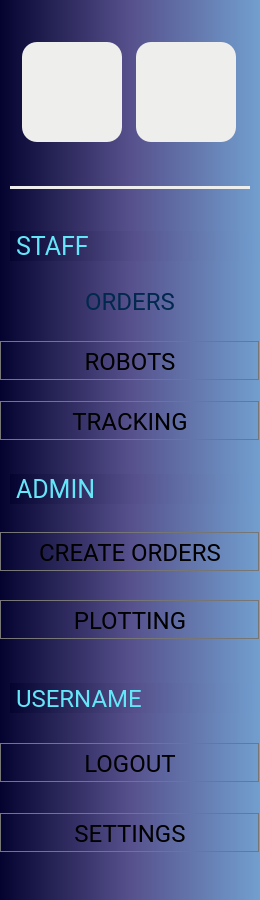
      <widget class="QWidget" name="Dashboard_main">
       <property name="sizePolicy">
        <sizepolicy hsizetype="Preferred" vsizetype="Preferred">
         <horstretch>0</horstretch>
         <verstretch>0</verstretch>
        </sizepolicy>
       </property>
       <property name="minimumSize">
        <size>
         <width>240</width>
         <height>900</height>
        </size>
       </property>
       <property name="maximumSize">
        <size>
         <width>16777215</width>
         <height>1080</height>
        </size>
       </property>
       <property name="font">
        <font>
         <family>Roboto</family>
        </font>
       </property>
       <property name="styleSheet">
        <string notr="true">QWidget {
background-color: qlineargradient(spread: pad, x1:0, y1:0, x2:1, y2:0, stop:0 rgb(4, 3, 47), stop:0.5 rgb(86, 80, 140), stop:1 rgb(114, 159, 207))
}</string>
       </property>
       <layout class="QVBoxLayout" name="verticalLayout" stretch="0,0">
        <property name="spacing">
         <number>0</number>
        </property>
        <property name="leftMargin">
         <number>0</number>
        </property>
        <property name="topMargin">
         <number>0</number>
        </property>
        <property name="rightMargin">
         <number>0</number>
        </property>
        <property name="bottomMargin">
         <number>0</number>
        </property>
        <item>
         <widget class="QFrame" name="Main_Logo">
          <property name="minimumSize">
           <size>
            <width>260</width>
            <height>150</height>
           </size>
          </property>
          <property name="maximumSize">
           <size>
            <width>260</width>
            <height>120</height>
           </size>
          </property>
          <property name="styleSheet">
           <string notr="true"/>
          </property>
          <property name="frameShape">
           <enum>QFrame::NoFrame</enum>
          </property>
          <property name="frameShadow">
           <enum>QFrame::Plain</enum>
          </property>
          <property name="lineWidth">
           <number>0</number>
          </property>
          <layout class="QGridLayout" name="gridLayout_5" columnstretch="1,0">
           <property name="sizeConstraint">
            <enum>QLayout::SetDefaultConstraint</enum>
           </property>
           <property name="leftMargin">
            <number>20</number>
           </property>
           <property name="topMargin">
            <number>25</number>
           </property>
           <property name="rightMargin">
            <number>20</number>
           </property>
           <property name="bottomMargin">
            <number>20</number>
           </property>
           <property name="horizontalSpacing">
            <number>12</number>
           </property>
           <property name="verticalSpacing">
            <number>0</number>
           </property>
           <item row="0" column="1">
            <widget class="QLabel" name="Logo_BK_2">
             <property name="sizePolicy">
              <sizepolicy hsizetype="Preferred" vsizetype="Preferred">
               <horstretch>0</horstretch>
               <verstretch>0</verstretch>
              </sizepolicy>
             </property>
             <property name="minimumSize">
              <size>
               <width>50</width>
               <height>50</height>
              </size>
             </property>
             <property name="maximumSize">
              <size>
               <width>100</width>
               <height>100</height>
              </size>
             </property>
             <property name="styleSheet">
              <string notr="true">background-color: rgb(238, 238, 236);
border-radius:  15px;</string>
             </property>
             <property name="text">
              <string/>
             </property>
             <property name="pixmap">
              <pixmap resource="resources/icon.qrc">:/logo/Logo BK.png</pixmap>
             </property>
             <property name="scaledContents">
              <bool>true</bool>
             </property>
             <property name="alignment">
              <set>Qt::AlignCenter</set>
             </property>
            </widget>
           </item>
           <item row="0" column="0">
            <widget class="QLabel" name="Logo_VIAM_2">
             <property name="sizePolicy">
              <sizepolicy hsizetype="Preferred" vsizetype="Preferred">
               <horstretch>0</horstretch>
               <verstretch>0</verstretch>
              </sizepolicy>
             </property>
             <property name="minimumSize">
              <size>
               <width>50</width>
               <height>50</height>
              </size>
             </property>
             <property name="maximumSize">
              <size>
               <width>100</width>
               <height>100</height>
              </size>
             </property>
             <property name="styleSheet">
              <string notr="true">background-color: rgb(238, 238, 236);
border-radius:  15px;</string>
             </property>
             <property name="text">
              <string/>
             </property>
             <property name="pixmap">
              <pixmap resource="resources/icon.qrc">:/logo/LogoViam.png</pixmap>
             </property>
             <property name="scaledContents">
              <bool>true</bool>
             </property>
             <property name="alignment">
              <set>Qt::AlignCenter</set>
             </property>
            </widget>
           </item>
          </layout>
         </widget>
        </item>
        <item>
         <widget class="QFrame" name="Main_btn">
          <property name="sizePolicy">
           <sizepolicy hsizetype="Preferred" vsizetype="Preferred">
            <horstretch>0</horstretch>
            <verstretch>0</verstretch>
           </sizepolicy>
          </property>
          <property name="minimumSize">
           <size>
            <width>260</width>
            <height>200</height>
           </size>
          </property>
          <property name="maximumSize">
           <size>
            <width>260</width>
            <height>770</height>
           </size>
          </property>
          <property name="font">
           <font>
            <family>Roboto</family>
           </font>
          </property>
          <property name="styleSheet">
           <string notr="true">QPushButton#Main_btn_orders{ 
background-color: rgb(216, 229, 254);
 color: rgb(0, 41, 77); 
}</string>
          </property>
          <property name="frameShape">
           <enum>QFrame::NoFrame</enum>
          </property>
          <property name="frameShadow">
           <enum>QFrame::Raised</enum>
          </property>
          <property name="lineWidth">
           <number>0</number>
          </property>
          <layout class="QVBoxLayout" name="verticalLayout_6" stretch="0,0,0,0,0,0">
           <property name="spacing">
            <number>0</number>
           </property>
           <property name="leftMargin">
            <number>0</number>
           </property>
           <property name="topMargin">
            <number>0</number>
           </property>
           <property name="rightMargin">
            <number>0</number>
           </property>
           <property name="bottomMargin">
            <number>0</number>
           </property>
           <item>
            <widget class="QFrame" name="Main_line">
             <property name="minimumSize">
              <size>
               <width>260</width>
               <height>20</height>
              </size>
             </property>
             <property name="maximumSize">
              <size>
               <width>350</width>
               <height>20</height>
              </size>
             </property>
             <property name="contextMenuPolicy">
              <enum>Qt::NoContextMenu</enum>
             </property>
             <property name="frameShape">
              <enum>QFrame::NoFrame</enum>
             </property>
             <property name="frameShadow">
              <enum>QFrame::Raised</enum>
             </property>
             <property name="lineWidth">
              <number>0</number>
             </property>
             <layout class="QHBoxLayout" name="horizontalLayout_2">
              <property name="spacing">
               <number>0</number>
              </property>
              <property name="leftMargin">
               <number>10</number>
              </property>
              <property name="topMargin">
               <number>0</number>
              </property>
              <property name="rightMargin">
               <number>10</number>
              </property>
              <property name="bottomMargin">
               <number>0</number>
              </property>
              <item>
               <widget class="QFrame" name="Line_3">
                <property name="sizePolicy">
                 <sizepolicy hsizetype="Preferred" vsizetype="Preferred">
                  <horstretch>0</horstretch>
                  <verstretch>0</verstretch>
                 </sizepolicy>
                </property>
                <property name="maximumSize">
                 <size>
                  <width>16777215</width>
                  <height>3</height>
                 </size>
                </property>
                <property name="sizeIncrement">
                 <size>
                  <width>0</width>
                  <height>0</height>
                 </size>
                </property>
                <property name="layoutDirection">
                 <enum>Qt::LeftToRight</enum>
                </property>
                <property name="styleSheet">
                 <string notr="true">background-color: rgb(238, 238, 236);</string>
                </property>
                <property name="frameShape">
                 <enum>QFrame::NoFrame</enum>
                </property>
                <property name="frameShadow">
                 <enum>QFrame::Raised</enum>
                </property>
                <property name="lineWidth">
                 <number>3</number>
                </property>
               </widget>
              </item>
             </layout>
            </widget>
           </item>
           <item>
            <widget class="QFrame" name="Main__frame_staff">
             <property name="maximumSize">
              <size>
               <width>260</width>
               <height>220</height>
              </size>
             </property>
             <property name="frameShape">
              <enum>QFrame::NoFrame</enum>
             </property>
             <property name="frameShadow">
              <enum>QFrame::Raised</enum>
             </property>
             <layout class="QVBoxLayout" name="verticalLayout_8">
              <property name="spacing">
               <number>15</number>
              </property>
              <property name="leftMargin">
               <number>0</number>
              </property>
              <property name="topMargin">
               <number>0</number>
              </property>
              <property name="rightMargin">
               <number>0</number>
              </property>
              <property name="bottomMargin">
               <number>0</number>
              </property>
              <item>
               <widget class="QLabel" name="Label_staff">
                <property name="minimumSize">
                 <size>
                  <width>0</width>
                  <height>20</height>
                 </size>
                </property>
                <property name="maximumSize">
                 <size>
                  <width>16777215</width>
                  <height>30</height>
                 </size>
                </property>
                <property name="font">
                 <font>
                  <family>Roboto</family>
                  <pointsize>19</pointsize>
                 </font>
                </property>
                <property name="styleSheet">
                 <string notr="true">color: rgb(101, 230, 248);
margin-left: 10px;
</string>
                </property>
                <property name="text">
                 <string>STAFF</string>
                </property>
                <property name="alignment">
                 <set>Qt::AlignLeading|Qt::AlignLeft|Qt::AlignVCenter</set>
                </property>
                <property name="margin">
                 <number>0</number>
                </property>
               </widget>
              </item>
              <item>
               <widget class="QPushButton" name="Main_btn_orders">
                <property name="minimumSize">
                 <size>
                  <width>0</width>
                  <height>40</height>
                 </size>
                </property>
                <property name="font">
                 <font>
                  <family>Roboto</family>
                  <pointsize>18</pointsize>
                 </font>
                </property>
                <property name="focusPolicy">
                 <enum>Qt::NoFocus</enum>
                </property>
                <property name="text">
                 <string>ORDERS</string>
                </property>
                <property name="iconSize">
                 <size>
                  <width>40</width>
                  <height>40</height>
                 </size>
                </property>
                <property name="default">
                 <bool>true</bool>
                </property>
                <property name="flat">
                 <bool>true</bool>
                </property>
               </widget>
              </item>
              <item>
               <widget class="QPushButton" name="Main_btn_robots">
                <property name="minimumSize">
                 <size>
                  <width>0</width>
                  <height>40</height>
                 </size>
                </property>
                <property name="font">
                 <font>
                  <family>Roboto</family>
                  <pointsize>18</pointsize>
                 </font>
                </property>
                <property name="focusPolicy">
                 <enum>Qt::NoFocus</enum>
                </property>
                <property name="text">
                 <string>ROBOTS</string>
                </property>
                <property name="default">
                 <bool>true</bool>
                </property>
                <property name="flat">
                 <bool>true</bool>
                </property>
               </widget>
              </item>
              <item>
               <widget class="QPushButton" name="Main_btn_tracking">
                <property name="minimumSize">
                 <size>
                  <width>0</width>
                  <height>40</height>
                 </size>
                </property>
                <property name="font">
                 <font>
                  <family>Roboto</family>
                  <pointsize>18</pointsize>
                 </font>
                </property>
                <property name="focusPolicy">
                 <enum>Qt::NoFocus</enum>
                </property>
                <property name="text">
                 <string>TRACKING</string>
                </property>
                <property name="default">
                 <bool>true</bool>
                </property>
                <property name="flat">
                 <bool>true</bool>
                </property>
               </widget>
              </item>
             </layout>
            </widget>
           </item>
           <item>
            <widget class="QLabel" name="Label_staff_2">
             <property name="minimumSize">
              <size>
               <width>0</width>
               <height>20</height>
              </size>
             </property>
             <property name="maximumSize">
              <size>
               <width>16777215</width>
               <height>30</height>
              </size>
             </property>
             <property name="font">
              <font>
               <family>Roboto</family>
               <pointsize>19</pointsize>
              </font>
             </property>
             <property name="styleSheet">
              <string notr="true">color: rgb(101, 230, 248);
margin-left: 10px;
</string>
             </property>
             <property name="text">
              <string>ADMIN</string>
             </property>
             <property name="alignment">
              <set>Qt::AlignLeading|Qt::AlignLeft|Qt::AlignVCenter</set>
             </property>
             <property name="margin">
              <number>0</number>
             </property>
            </widget>
           </item>
           <item>
            <widget class="QPushButton" name="Main_btn_createorders">
             <property name="minimumSize">
              <size>
               <width>0</width>
               <height>40</height>
              </size>
             </property>
             <property name="font">
              <font>
               <family>Roboto</family>
               <pointsize>18</pointsize>
              </font>
             </property>
             <property name="focusPolicy">
              <enum>Qt::NoFocus</enum>
             </property>
             <property name="text">
              <string>CREATE ORDERS</string>
             </property>
             <property name="default">
              <bool>true</bool>
             </property>
             <property name="flat">
              <bool>true</bool>
             </property>
            </widget>
           </item>
           <item>
            <widget class="QPushButton" name="Main_btn_products">
             <property name="minimumSize">
              <size>
               <width>0</width>
               <height>40</height>
              </size>
             </property>
             <property name="font">
              <font>
               <family>Roboto</family>
               <pointsize>18</pointsize>
              </font>
             </property>
             <property name="focusPolicy">
              <enum>Qt::NoFocus</enum>
             </property>
             <property name="text">
              <string>PLOTTING</string>
             </property>
             <property name="default">
              <bool>true</bool>
             </property>
             <property name="flat">
              <bool>true</bool>
             </property>
            </widget>
           </item>
           <item>
            <widget class="QFrame" name="Main_frame_admin">
             <property name="maximumSize">
              <size>
               <width>260</width>
               <height>200</height>
              </size>
             </property>
             <property name="frameShape">
              <enum>QFrame::NoFrame</enum>
             </property>
             <property name="frameShadow">
              <enum>QFrame::Raised</enum>
             </property>
             <layout class="QVBoxLayout" name="verticalLayout_9">
              <property name="spacing">
               <number>15</number>
              </property>
              <property name="leftMargin">
               <number>0</number>
              </property>
              <property name="topMargin">
               <number>0</number>
              </property>
              <property name="rightMargin">
               <number>0</number>
              </property>
              <property name="bottomMargin">
               <number>0</number>
              </property>
              <item>
               <widget class="QLabel" name="Account_username">
                <property name="minimumSize">
                 <size>
                  <width>0</width>
                  <height>20</height>
                 </size>
                </property>
                <property name="maximumSize">
                 <size>
                  <width>16777215</width>
                  <height>30</height>
                 </size>
                </property>
                <property name="font">
                 <font>
                  <family>Roboto</family>
                  <pointsize>18</pointsize>
                 </font>
                </property>
                <property name="styleSheet">
                 <string notr="true">color: rgb(101, 230, 248);
margin-left: 10px;
</string>
                </property>
                <property name="text">
                 <string>USERNAME</string>
                </property>
                <property name="alignment">
                 <set>Qt::AlignLeading|Qt::AlignLeft|Qt::AlignVCenter</set>
                </property>
                <property name="margin">
                 <number>0</number>
                </property>
               </widget>
              </item>
              <item>
               <widget class="QPushButton" name="Account__btnlogout">
                <property name="minimumSize">
                 <size>
                  <width>0</width>
                  <height>40</height>
                 </size>
                </property>
                <property name="font">
                 <font>
                  <family>Roboto</family>
                  <pointsize>18</pointsize>
                 </font>
                </property>
                <property name="focusPolicy">
                 <enum>Qt::NoFocus</enum>
                </property>
                <property name="text">
                 <string>LOGOUT</string>
                </property>
                <property name="default">
                 <bool>true</bool>
                </property>
                <property name="flat">
                 <bool>true</bool>
                </property>
               </widget>
              </item>
              <item>
               <widget class="QPushButton" name="Account_btn_settings">
                <property name="minimumSize">
                 <size>
                  <width>0</width>
                  <height>40</height>
                 </size>
                </property>
                <property name="font">
                 <font>
                  <family>Roboto</family>
                  <pointsize>18</pointsize>
                 </font>
                </property>
                <property name="focusPolicy">
                 <enum>Qt::NoFocus</enum>
                </property>
                <property name="text">
                 <string>SETTINGS</string>
                </property>
                <property name="default">
                 <bool>true</bool>
                </property>
                <property name="flat">
                 <bool>true</bool>
                </property>
               </widget>
              </item>
             </layout>
            </widget>
           </item>
          </layout>
         </widget>
        </item>
       </layout>
      </widget>
